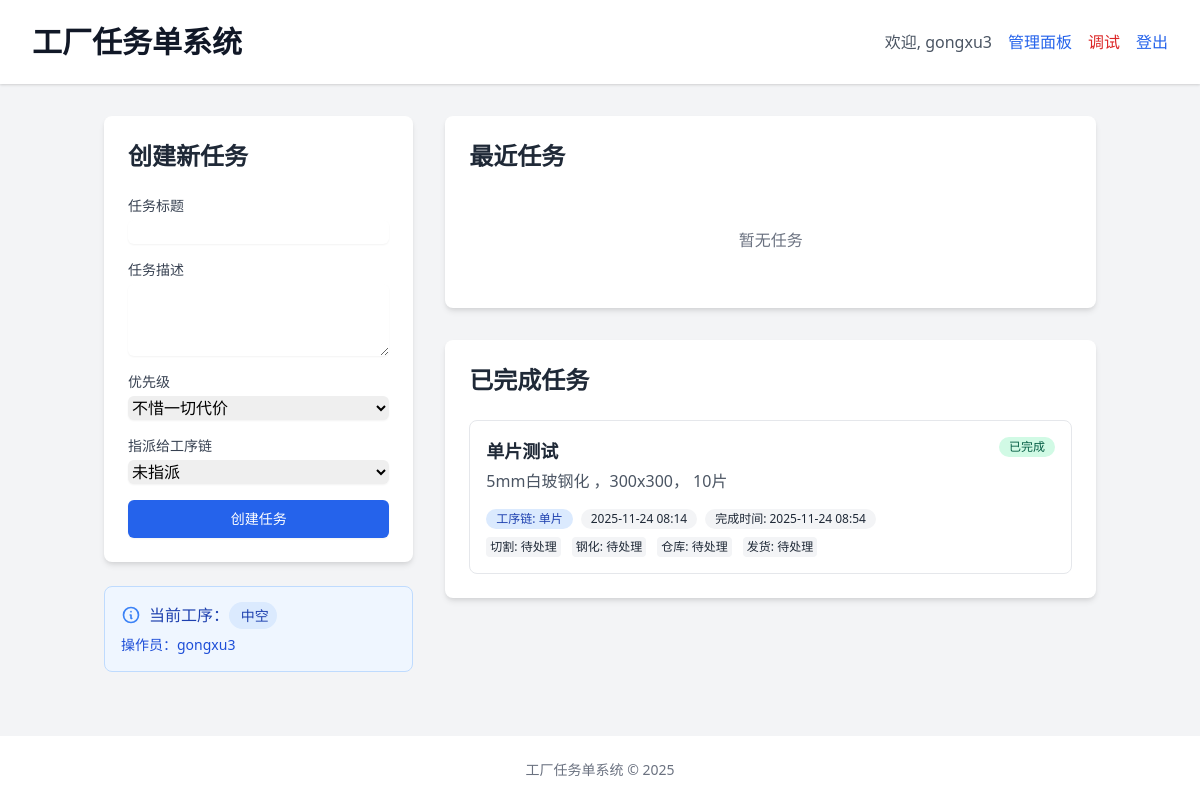
Screenshot of /index.php (signed in) with the database file from the repository.
### tables this page shows
CREATE TABLE users (
                id INTEGER PRIMARY KEY AUTOINCREMENT,
                username TEXT UNIQUE NOT NULL,
                password TEXT NOT NULL,
                full_name TEXT NOT NULL,
                role TEXT NOT NULL CHECK (role IN ('super-admin', 'boss', 'customer-service', 'process-manager', 'observer')),
                department TEXT NOT NULL CHECK (department IN ('cutting', 'tempering', 'laminating', 'insulating', 'warehouse', 'packing', 'shipping', 'qc', 'admin')),
                is_main_manager BOOLEAN DEFAULT 0,
                created_at DATETIME DEFAULT CURRENT_TIMESTAMP,
                updated_at DATETIME DEFAULT CURRENT_TIMESTAMP
            );

CREATE TABLE "todos" (id INTEGER PRIMARY KEY AUTOINCREMENT, title TEXT NOT NULL, description TEXT, status TEXT CHECK (status IN ('pending', 'in-progress', 'completed', 'cancelled', 'void')) DEFAULT 'pending', created_by INTEGER REFERENCES users(id), assigned_to INTEGER REFERENCES users(id), due_date DATETIME, priority TEXT CHECK (priority IN ('critical', 'urgent', 'high', 'medium', 'low')) DEFAULT 'medium', process_chain_type TEXT, created_at DATETIME DEFAULT CURRENT_TIMESTAMP, updated_at DATETIME DEFAULT CURRENT_TIMESTAMP);

CREATE TABLE process_chains (
                id INTEGER PRIMARY KEY AUTOINCREMENT,
                name TEXT NOT NULL UNIQUE,
                enabled BOOLEAN DEFAULT 1,
                created_at DATETIME DEFAULT CURRENT_TIMESTAMP,
                updated_at DATETIME DEFAULT CURRENT_TIMESTAMP
            );

CREATE TABLE process_chain_steps (
                id INTEGER PRIMARY KEY AUTOINCREMENT,
                chain_id INTEGER NOT NULL,
                step_key TEXT NOT NULL,
                'order' INTEGER NOT NULL,
                created_at DATETIME DEFAULT CURRENT_TIMESTAMP,
                FOREIGN KEY (chain_id) REFERENCES process_chains(id) ON DELETE CASCADE,
                UNIQUE(chain_id, step_key),
                UNIQUE(chain_id, 'order')
            );

### index.php (the view, shortened to what the rows shown need)
<?php
require_once 'config/database.php';
require_once 'includes/functions.php';
$recentTasks = getRecentTasks();
$completedTasks = getCompletedTasks();
$processChains = getAllProcessChains();
if (canUpdateTaskProgress($_SESSION['role'] ?? '')) {
    $processTasks = getTasksForCurrentUserProcess($_SESSION['user_id']);
}
?>
<?php include 'header.php'; ?>
    <div class="flex-grow container mx-auto px-4 py-8">
        <div class="grid grid-cols-1 lg:grid-cols-3 gap-8">
            <div class="lg:col-span-1">
                <div class="bg-white rounded-lg shadow-md p-6">
                    <h2 class="text-2xl font-bold mb-6 text-gray-800">创建新任务</h2>
                </div>
                <?php if(canUpdateTaskProgress($_SESSION['role'] ?? '')):
                    $currentUser = getUserById($_SESSION['user_id']);
                    $processName = $currentUser['department'];
                    ?>
                    <div class="bg-blue-50 border border-blue-200 rounded-lg p-4 mt-6">
                        <div class="flex items-center">
                            <svg class="h-5 w-5 text-blue-500 mr-2" fill="none" stroke="currentColor" viewBox="0 0 24 24" xmlns="http://www.w3.org/2000/svg">
                                <path stroke-linecap="round" stroke-linejoin="round" stroke-width="2" d="M13 16h-1v-4h-1m1-4h.01M21 12a9 9 0 11-18 0 9 9 0 0118 0z"></path>
                            </svg>
                            <span class="text-blue-800 font-medium">
                                当前工序：<span class="bg-blue-100 text-blue-800 px-2 py-1 rounded-full text-sm font-medium">
                                    <?= DEPARTMENTS[$processName] ?? $processName ?>
                                </span>
                            </span>
                        </div>
                        <div class="mt-2 text-sm text-blue-700">
                            操作员：<?= htmlspecialchars($currentUser['full_name']) ?>
                        </div>
                    </div>
                <?php endif; ?>
            </div>
            <div class="lg:col-span-2">
                <div class="bg-white rounded-lg shadow-md p-6">
                    <div class="flex justify-between items-center mb-6">
                        <h2 class="text-2xl font-bold text-gray-800">最近任务</h2>
                    </div>
                </div>
                <div class="bg-white rounded-lg shadow-md p-6 mt-8">
                    <h2 class="text-2xl font-bold mb-6 text-gray-800">已完成任务</h2>
                    <?php if (empty($completedTasks)): ?>
                        <p class="text-gray-500 text-center py-8">暂无已完成任务</p>
                    <?php else: ?>
                        <div class="space-y-4">
                            <?php foreach ($completedTasks as $task): ?>
                                <div class="border border-gray-200 rounded-lg p-4 hover:bg-gray-50 transition">
                                    <div class="flex justify-between items-start">
                                        <div>
                                            <h3 class="font-semibold text-lg text-gray-800"><?= htmlspecialchars($task['title']) ?></h3>
                                            <?php if ($task['description']): ?>
                                                <p class="text-gray-600 mt-1"><?= htmlspecialchars($task['description']) ?></p>
                                            <?php endif; ?>
                                        </div>
                                        <span class="inline-flex items-center px-2.5 py-0.5 rounded-full text-xs font-medium bg-green-100 text-green-800">
                                            <?= PROCESS_STATUS[$task['status']] ?? $task['status'] ?>
                                        </span>
                                    </div>
                                    <div class="mt-4 flex flex-wrap gap-2">
                                        <?php if ($task['process_chain_type']): ?>
                                            <?php
                                            $chain = getProcessChainById($task['process_chain_type']);
                                            ?>
                                            <span class="inline-flex items-center px-2.5 py-0.5 rounded-full text-xs font-medium bg-blue-100 text-blue-800">
                                                工序链: <?= $chain ? htmlspecialchars($chain['name']) : '未知工序链' ?>
                                            </span>
                                        <?php endif; ?>
                                        <span class="inline-flex items-center px-2.5 py-0.5 rounded-full text-xs font-medium bg-gray-100 text-gray-800">
                                            <?= date('Y-m-d H:i', strtotime($task['created_at'])) ?>
                                        </span>
                                        <span class="inline-flex items-center px-2.5 py-0.5 rounded-full text-xs font-medium bg-gray-100 text-gray-800">
                                            完成时间: <?= date('Y-m-d H:i', strtotime($task['updated_at'])) ?>
                                        </span>
                                    </div>
                                    <?php if ($task['process_chain_type']): ?>
                                        <?php
                                        $chain = getProcessChainById($task['process_chain_type']);
                                        if ($chain):
                                            $steps = getProcessChainSteps($chain['id']);
                                            $stepStatuses = getProcessChainStepStatuses($task['id'], $chain['id']);
                                            ?>
                                            <div class="mt-2 text-xs">
                                                <?php foreach ($steps as $step):
                                                    $stepName = PROCESSING_STEPS[$step['step_key']] ?? $step['step_key'];
                                                    $status = $stepStatuses[$step['step_key']] ?? 'pending';
                                                    $statusClass = '';
                                                    $statusText = '';
                                                    switch ($status) {
                                                        default:
                                                            $statusClass = 'bg-gray-100 text-gray-800';
                                                            $statusText = '待处理';
                                                    }
                                                    ?>
                                                    <span class="inline-block mr-2 px-1 py-0.5 rounded <?= $statusClass ?>">
                                                        <?= htmlspecialchars($stepName) ?>: <span class="font-medium"><?= $statusText ?></span>
                                                    </span>
                                                <?php endforeach; ?>
                                            </div>
                                        <?php endif; ?>
                                    <?php endif; ?>
                                </div>
                            <?php endforeach; ?>
                        </div>
                    <?php endif; ?>
                </div>
            </div>
        </div>
    </div>

### rows the page displays
users: department "中空", full_name "gongxu3"
todos: title "单片测试", description "5mm白玻钢化 ，300x300， 10片", status "已完成", process_chains.name "单片", created_at "2025-11-24 08:14", updated_at "2025-11-24 08:54"
process_chain_steps: step_key "切割", step_key "待处理"
process_chain_steps: step_key "钢化", step_key "待处理"
process_chain_steps: step_key "仓库", step_key "待处理"
process_chain_steps: step_key "发货", step_key "待处理"

### other values shown
$_SESSION['full_name'] "gongxu3"
form field priority "不惜一切代价"
